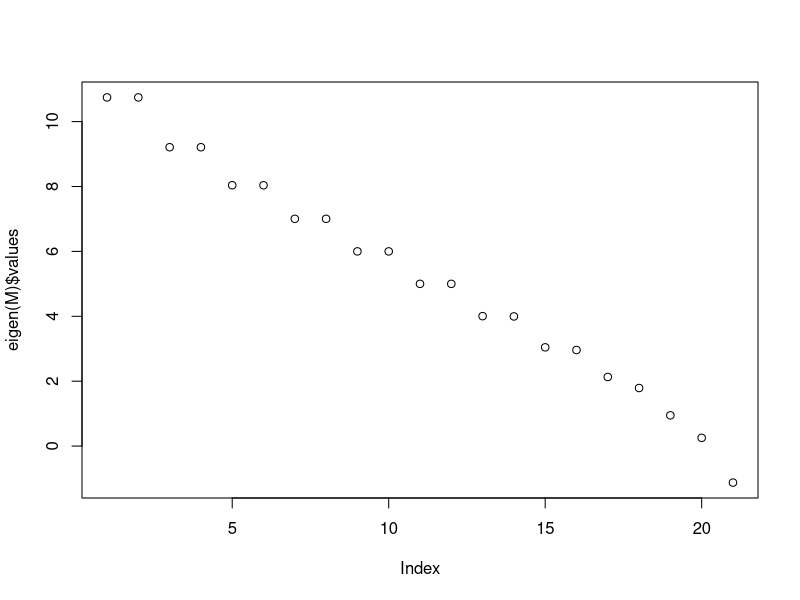

The R script that drew this image:
## ---- chunk 1
knitr::opts_chunk$set(echo = TRUE, cache = TRUE, fig.width = 5, fig.height = 5, fig.align = 'center', eval = F, collapse = T, echo = F)
## ---- chunk 2
?Trig
atan(1/3)
atan2(1,3)

atan2(1, 1:1000)
## ---- chunk 3
x = as.numeric(1:1000)
y = atan2(1, x)
z = 1/tan(y)
## ---- chunk 4
x == z
identical(x,z)
all.equal(x,z)
all.equal(x,z,0)
## ---- chunk 5
true_and_missing = c(T, NA, T)
false_and_missing = c(F, NA, F)
mixed = c(T, NA, F)

any(true_and_missing)
all(true_and_missing)

any(false_and_missing)
all(false_and_missing)

any(mixed)
all(mixed)
## ---- chunk 6
infinity = Inf
class(infinity)
typeof(infinity)
mode(infinity)
storage.mode(infinity)
## ---- chunk 7
pets = c("dog", "cat", "hamster", "gold-fish")
my.pets = sample(pets, 1000, replace = T)
head(my.pets)
summary(factor(my.pets))
## ---- chunk 8
brocoli = 0
zanahoria = 1
remolacha = 2
lechuga = 3
col = 4
repollo = 5
aguacate = 6
aji = 7
tomate = 8

ls(pattern = "a")
## ---- chunk 9
triang_num = (1:20)*(1:20+1)/2
names(triang_num) = letters[1:20]
triang_num[names(triang_num)%in%c("a", "e", "i", "o", "u")]
## ---- chunk 10
M1 = diag(c(10:0, 1:10))
## ---- chunk 11
M_down = diag(1, 20, 21) 
M_down = rbind(rep(0, 21), M_down)
M_up = t(M_down)
M = M1 + M_up + M_down

eigen(M)$values
plot(eigen(M)$values)
## ---- chunk 12
iris
df = iris[,-5]
apply(df, 2, mean)
## ---- chunk 13
beaver_df = rbind(data.frame(beaver1, id = 1),
                  data.frame(beaver2, id = 2))
beaver_df[beaver_df$activ==1, ]
subset(beaver_df, activ==1)
## ---- chunk 14
multiples_of_pi = new.env()
multiples_of_pi[["two_pi"]] = 2*pi
multiples_of_pi$three_pi = 3*pi
assign("four_pi", 4*pi, envir = multiples_of_pi)
ls.str(multiples_of_pi)
## ---- chunk 15
is.even = function(x){
  if(!is.finite(x)){
    return(NA)
  }else if(x%%2==0){
    return(T)
  }else{
    return(F)
  }
}

my.func = function(vect){
  x  = sapply(vect, is.even)
  return(x)
}

vect = c(1,2,3, -2, -1, 0, Inf, -Inf, NaN, NA)
my.func(vect)
## ---- chunk 16
format(pi, digits = 16)
sprintf("%.15f", pi)
## ---- chunk 17
x1 = gsub("[[:punct:]]", " ", x)
strsplit(x1, " +")
## ---- chunk 18
sea_shells = c(
"She", "sells", "sea", "shells", "by", "the", "seashore",
"The", "shells", "she", "sells", "are", "surely", "seashells",
"So", "if", "she", "sells", "shells", "on", "the", "seashore",
"I'm", "sure", "she", "sells", "seashore", "shells"
)
## ---- chunk 19
l = nchar(sea_shells)

for (len in sort(unique(l))){
  str = sprintf("The word(s) %s have %i letters",
                paste0(sea_shells[which(l==len)], collapse = ", "), 
                len )
  write(str, "")
}
